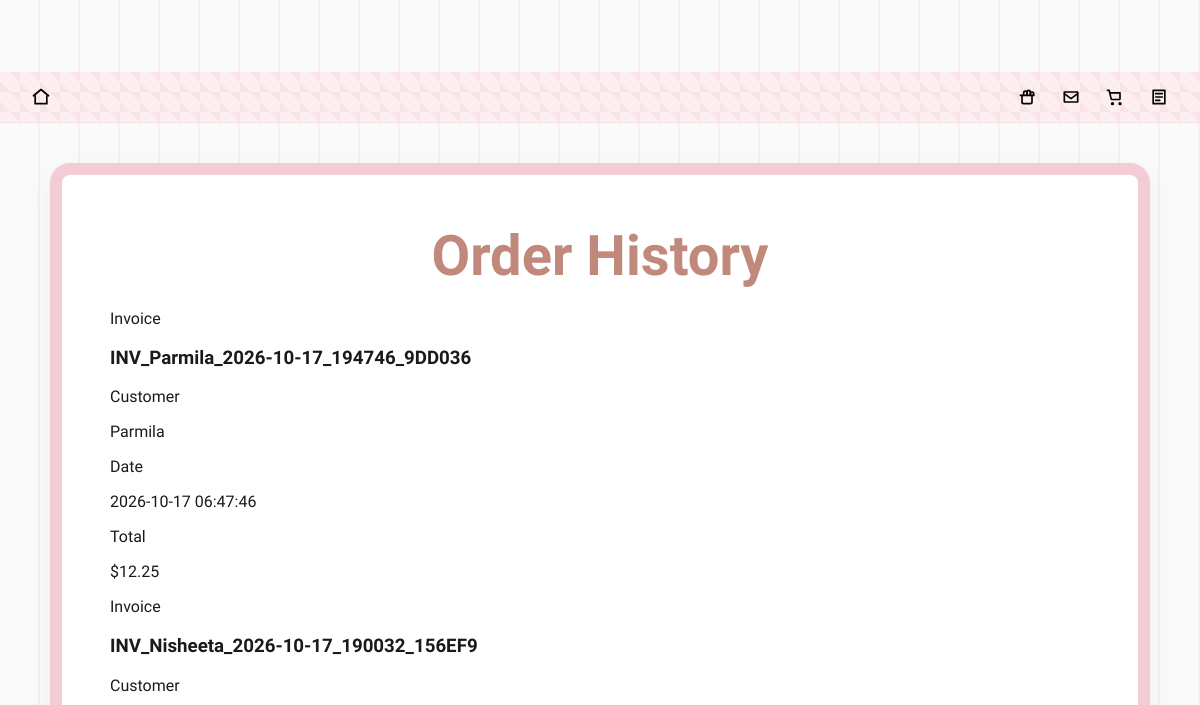
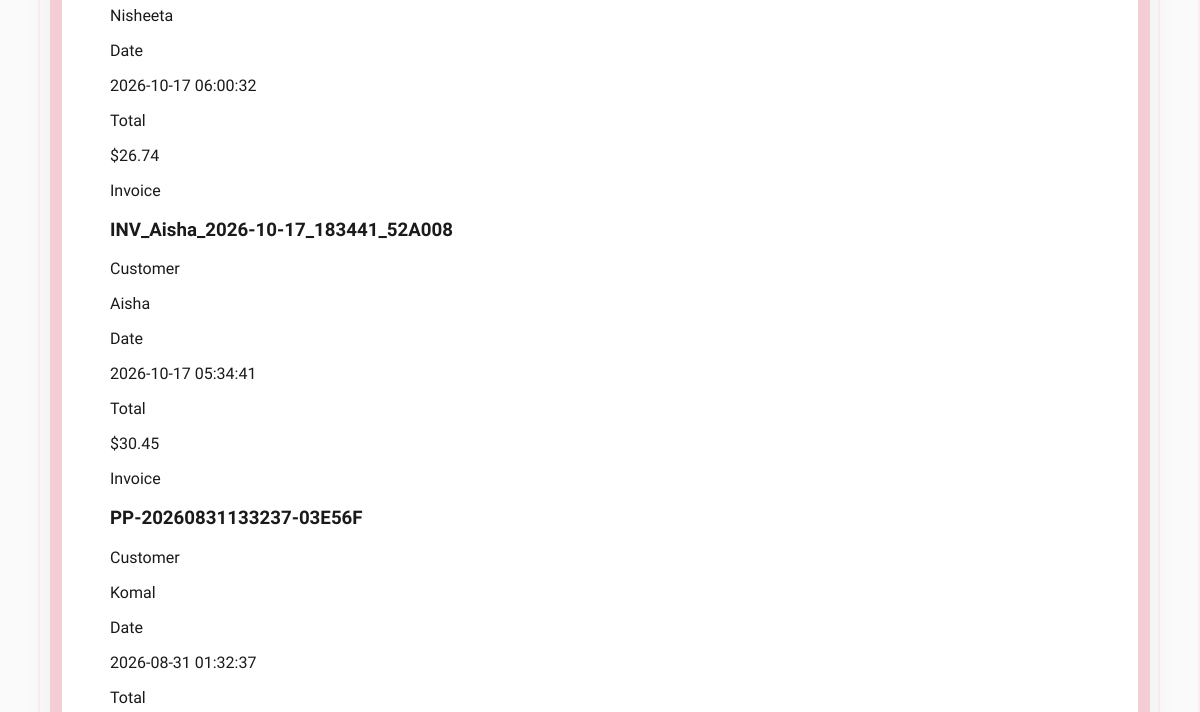
/order_history (upper part), run on an earlier commit of the app's database (2 pictures, top to bottom).
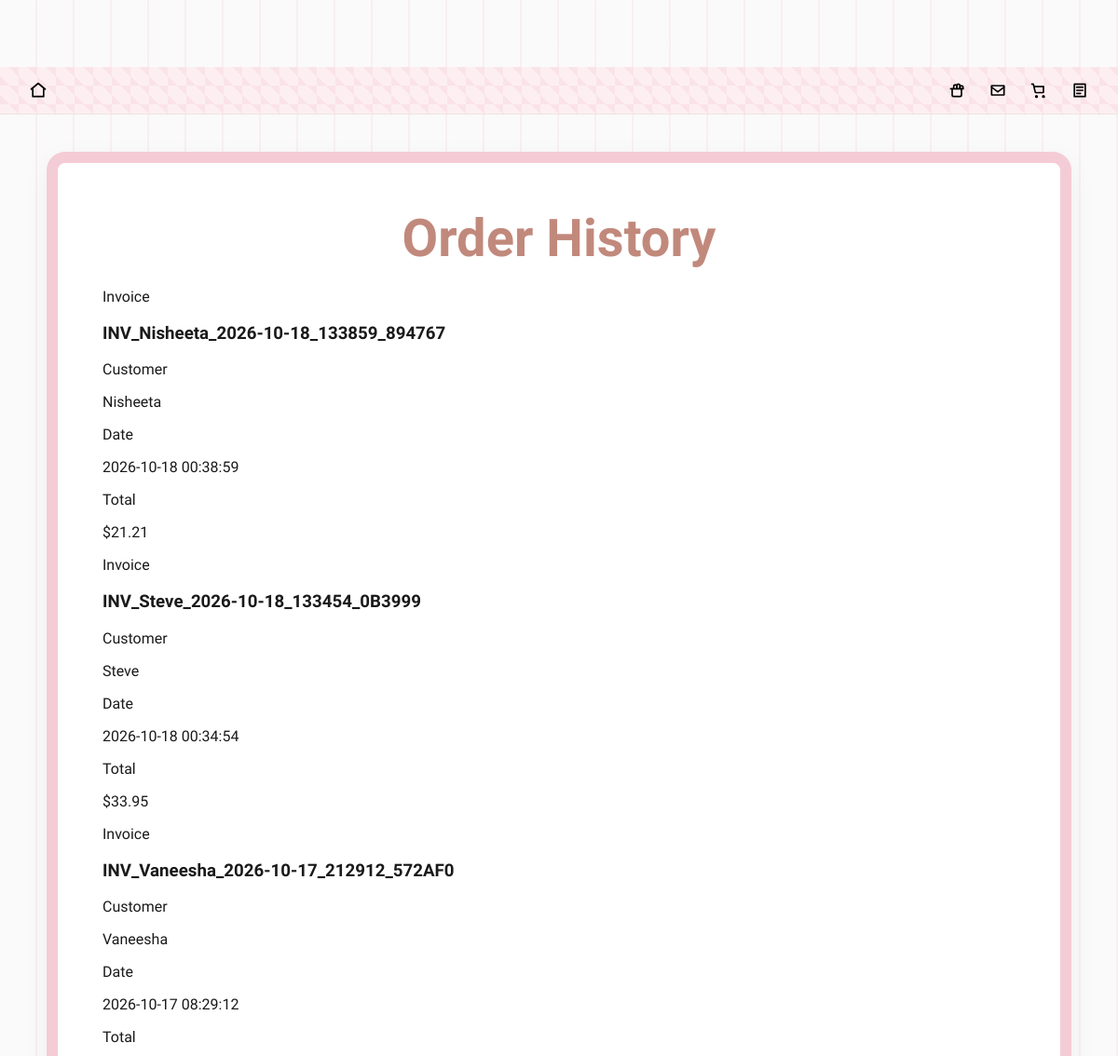
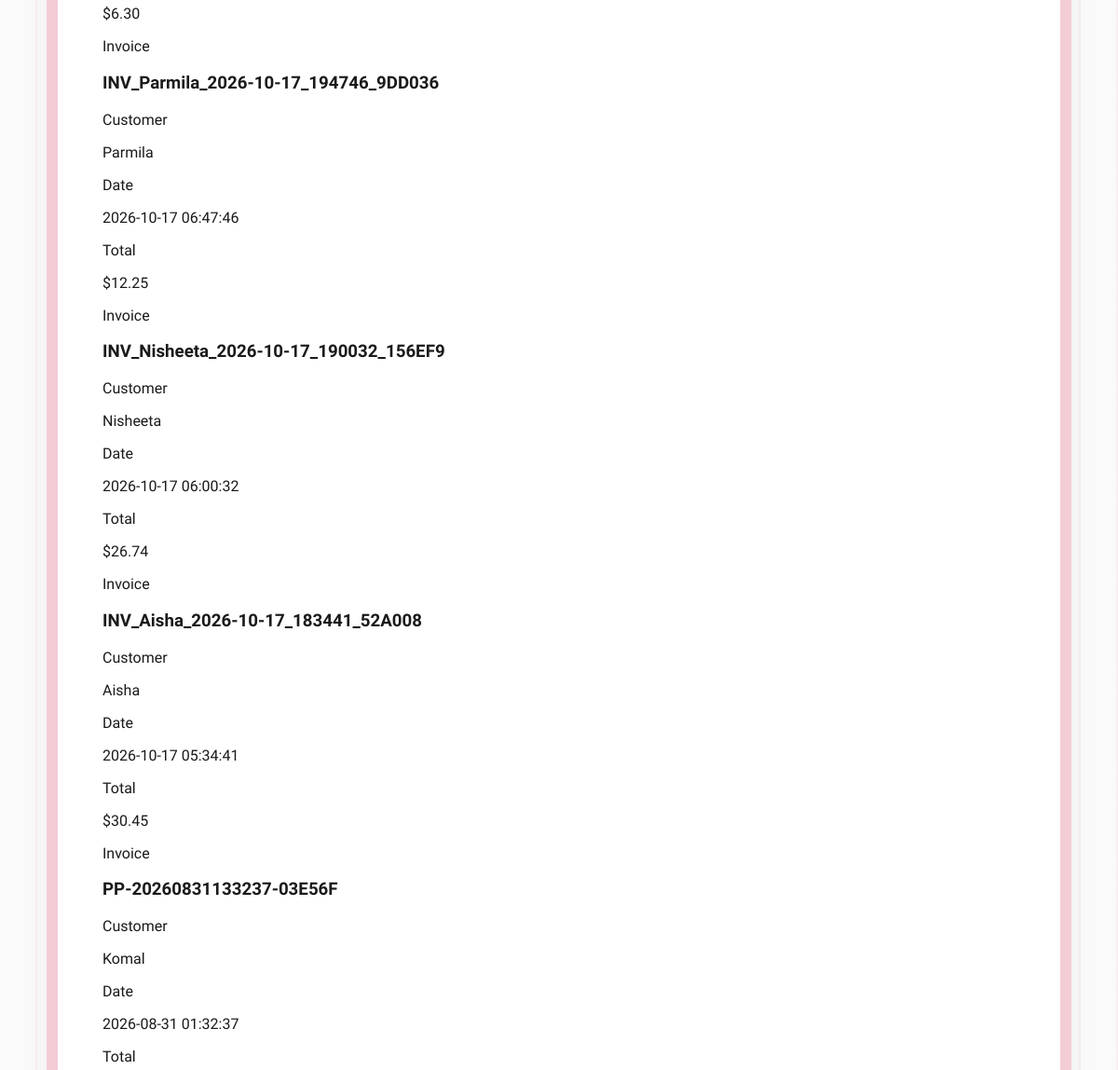
And on a later commit of the database (2 pictures, top to bottom).
### tables this page shows
CREATE TABLE orders (
                order_id INTEGER PRIMARY KEY AUTOINCREMENT,
                invoice_number TEXT,
                customer_name TEXT,
                items TEXT,
                addons TEXT,
                total REAL,
                date TIMESTAMP DEFAULT CURRENT_TIMESTAMP
            , customer_email TEXT, customer_phone TEXT, delivery_address TEXT);

### app.py (the view)
@app.route('/order_history')
def order_history_page():
    with closing(sqlite3.connect(DB_PATH)) as conn:
        conn.row_factory = sqlite3.Row
        orders = conn.execute(
            'SELECT * FROM orders ORDER BY date DESC'
        ).fetchall()
    return render_template('order_history.html', orders=orders)

### templates/order_history.html
{% extends "base.html" %}
{% block content %}
<section class="page-shell">
    <div class="page-box wavy-box" style="max-width: 980px; width: 100%;">
        <h2 class="cursive-title">Order History</h2>
        {% if orders %}
            <div class="history-list">
                {% for order in orders %}
                <div class="history-item">
                    <div>
                        <p class="label">Invoice</p>
                        <h3>{{ order.invoice_number }}</h3>
                    </div>
                    <div>
                        <p class="label">Customer</p>
                        <p>{{ order.customer_name }}</p>
                    </div>
                    <div>
                        <p class="label">Date</p>
                        <p>{{ order.date }}</p>
                    </div>
                    <div>
                        <p class="label">Total</p>
                        <p>${{ "%.2f"|format(order.total) }}</p>
                    </div>
                </div>
                {% endfor %}
            </div>
        {% else %}
            <p class="empty-state">No orders have been placed yet.</p>
        {% endif %}
    </div>
</section>
{% endblock %}

What changed in the data, as far as the page shows it:
added orders: invoice_number "INV_Nisheeta_2026-10-18_133859_894767", customer_name "Nisheeta", date "2026-10-18 00:38:59", total "21.21"
added orders: invoice_number "INV_Steve_2026-10-18_133454_0B3999", customer_name "Steve", date "2026-10-18 00:34:54", total "33.95"
added orders: invoice_number "INV_Vaneesha_2026-10-17_212912_572AF0", customer_name "Vaneesha", date "2026-10-17 08:29:12", total "6.30"
